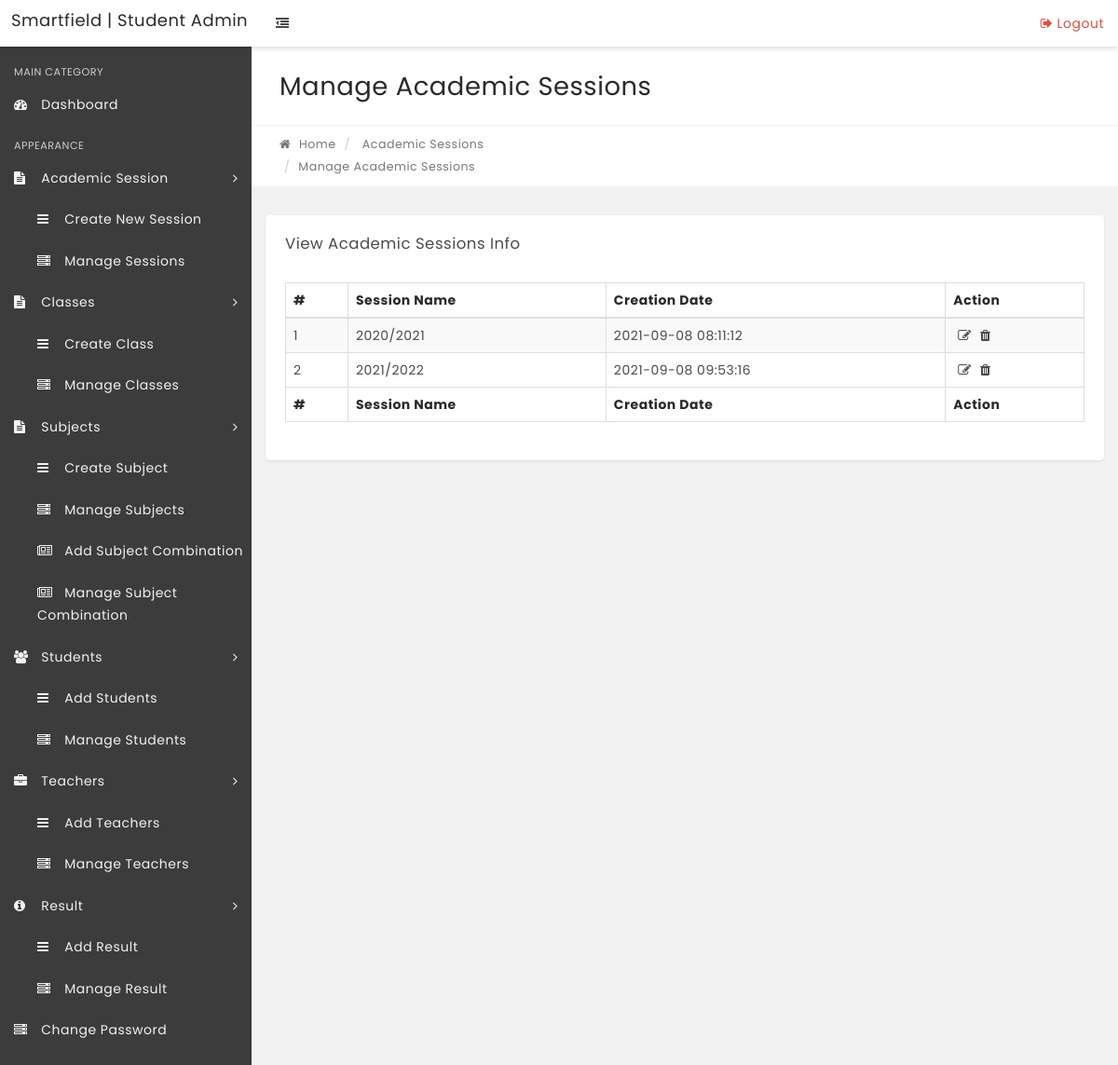
Page /studentsadmin/manage-sessions.php on the committed database.
### tables this page shows
CREATE TABLE `tblsessions` (
  `id` int(11) NOT NULL,
  `name` varchar(10) NOT NULL,
  `date_created` timestamp NULL DEFAULT CURRENT_TIMESTAMP,
  `date_updated` timestamp NULL DEFAULT NULL ON UPDATE CURRENT_TIMESTAMP
);

### studentsadmin/manage-sessions.php (the view, shortened to what this page needs)
<?php
include('includes/config.php');
if (strlen($_SESSION['alogin']) == "") {
    header("Location: index.php");
} else {
?>
    <!DOCTYPE html>
    <html lang="en">
    <head>
        <link rel="stylesheet" href="css/bootstrap.min.css" media="screen">
        <link rel="stylesheet" href="css/font-awesome.min.css" media="screen">
        <link rel="stylesheet" href="css/animate-css/animate.min.css" media="screen">
        <link rel="stylesheet" href="css/lobipanel/lobipanel.min.css" media="screen">
        <link rel="stylesheet" href="css/prism/prism.css" media="screen">
        <link rel="stylesheet" type="text/css" href="js/DataTables/datatables.min.css" />
        <link rel="stylesheet" href="css/main.css" media="screen">
    </head>
    <body class="top-navbar-fixed">
        <div class="main-wrapper">
            <?php include('includes/topbar.php'); ?>
            <div class="content-wrapper">
                <div class="content-container">
                    <?php include('includes/leftbar.php'); ?>
                    <div class="main-page">
                        <div class="container-fluid">
                            <div class="row page-title-div">
                                <div class="col-md-6">
                                    <h2 class="title">Manage Academic Sessions</h2>
                                </div>
                            </div>
                            <div class="row breadcrumb-div">
                                <div class="col-md-6">
                                    <ul class="breadcrumb">
                                        <li><a href="dashboard.php"><i class="fa fa-home"></i> Home</a></li>
                                        <li> Academic Sessions</li>
                                        <li class="active">Manage Academic Sessions</li>
                                    </ul>
                                </div>
                            </div>
                        </div>
                        <section class="section">
                            <div class="container-fluid">
                                <div class="row">
                                    <div class="col-md-12">
                                        <div class="panel">
                                            <div class="panel-heading">
                                                <div class="panel-title">
                                                    <h5>View Academic Sessions Info</h5>
                                                </div>
                                            </div>
                                            <div class="panel-body p-20">
                                                <table id="example" class="display table table-striped table-bordered" cellspacing="0" width="100%">
                                                    <thead>
                                                        <tr>
                                                            <th>#</th>
                                                            <th>Session Name</th>
                                                            <th>Creation Date</th>
                                                            <th>Action</th>
                                                        </tr>
                                                    </thead>
                                                    <tfoot>
                                                        <tr>
                                                            <th>#</th>
                                                            <th>Session Name</th>
                                                            <th>Creation Date</th>
                                                            <th>Action</th>
                                                        </tr>
                                                    </tfoot>
                                                    <tbody>
                                                        <?php $sql = "SELECT * from tblsessions";
                                                        $query = $dbh->prepare($sql);
                                                        $query->execute();
                                                        $results = $query->fetchAll(PDO::FETCH_OBJ);
                                                        $cnt = 1;
                                                        if ($query->rowCount() > 0) {
                                                            foreach ($results as $result) {   ?>
                                                                <tr>
                                                                    <td><?php echo htmlentities($cnt); ?></td>
                                                                    <td><?php echo htmlentities($result->name); ?></td>
                                                                    <td><?php echo htmlentities($result->date_created); ?></td>
                                                                    <td>
                                                                        <a style="padding: 5px;" href="edit-session.php?sessionid=<?php echo htmlentities($result->id); ?>"><i class="fa fa-edit" title="Edit Record"></i> </a>
                                                                        <a data-msg="Do you really want to delete this session?" class="delete-session"  href="?act=del&sid=<?php echo htmlentities($result->id);?>" ><i class="fa fa-trash" title="Delete Record"></i> </a>
                                                                    </td>
                                                                </tr>
                                                        <?php $cnt = $cnt + 1;
                                                            }
                                                        } ?>
                                                    </tbody>
                                                </table>
                                            </div>
                                        </div>
                                    </div>
                                </div>
                            </div>
                    </div>
                </div>
            </div>
        </div>
    </body>
    </html>
<?php } ?>

### rows in the picture
tblsessions: name "2020/2021", date_created "2021-09-08 08:11:12"
tblsessions: name "2021/2022", date_created "2021-09-08 09:53:16"
